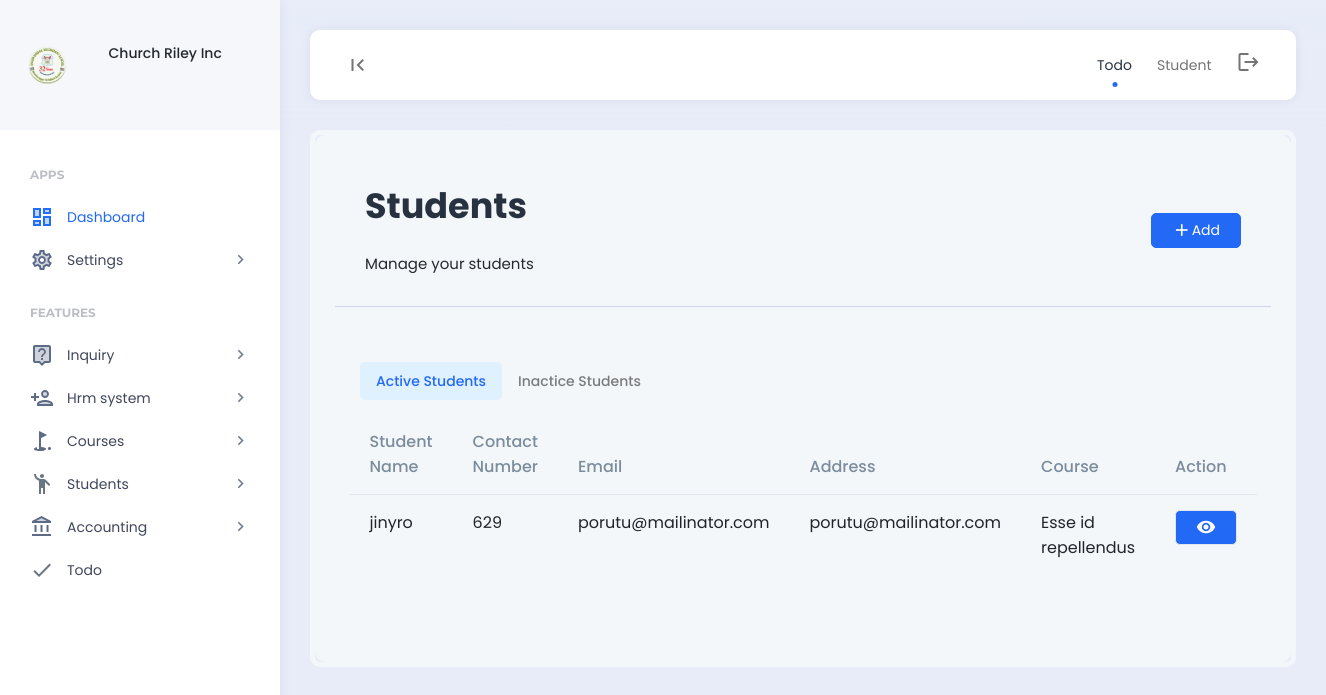
The page /student/ (signed in) on the database as committed earlier.
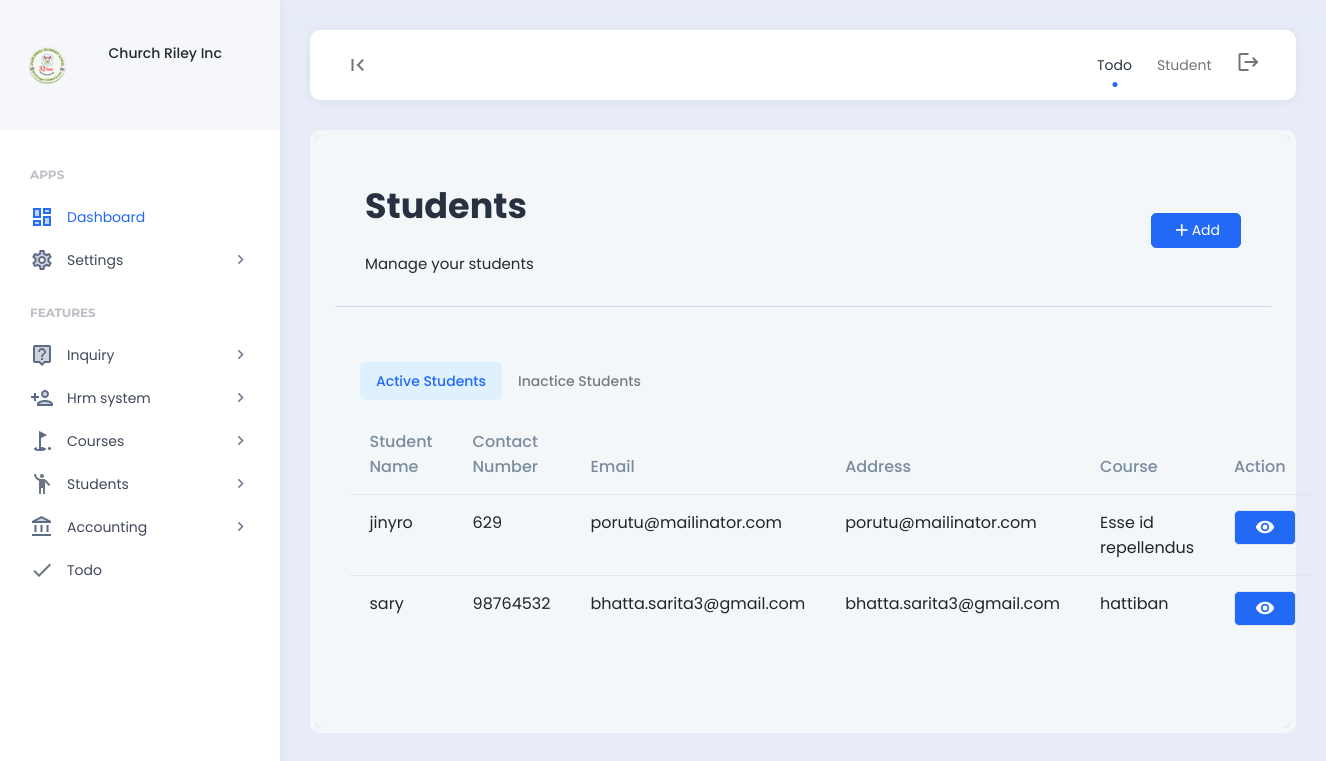
The same page on the database as committed later.
### student/models.py (models this page shows)
class Student(models.Model):
    user = models.OneToOneField(User, on_delete=models.CASCADE)
    address = models.CharField(max_length=255)
    contact = models.CharField(max_length=100)
    enrollment_type = models.ForeignKey(EnrollmentType, on_delete=models.SET_NULL, null=True, blank=True)
    source = models.ForeignKey(StudentSource, on_delete=models.SET_NULL, null=True, blank=True)
    stage = models.ForeignKey(StudentStage, on_delete=models.SET_NULL, null=True, blank=True)
    assigned_to = models.ManyToManyField(Employee)
    course = models.ManyToManyField(Course)
    log_status = models.BooleanField(default=True)
    active = models.BooleanField(default=True)
    date_modified = models.DateTimeField(auto_now=True)
    created = models.DateTimeField(auto_now_add=True)
    def __str__(self):
        return self.user.first_name
    class Meta:
        verbose_name_plural = "02. Student"

### student/views.py (the view)
# urls.py: path('', include('student.urls')),
def student(request):
    if 'read_student' in custom_data_views(request):
        active_student = Student.objects.filter(active=True)
        closed_student = Student.objects.filter(active=False)
        print(active_student,closed_student)
        context = {
            'active_student': active_student,
            'closed_student': closed_student
        }
        return render(request,'student/student.html', context)
    else:
        messages.info(request, "Unauthorized access.")
        return redirect('home')

### templates/student/student.html (shortened to what this page needs)
{% include 'header.html' %}
<div class="app-content">
    <div class="content-wrapper">
        <div class="example-container">
            <div class="example-content bg-light">
                <div class="page-description d-flex align-items-center">
                    <div class="page-description-content flex-grow-1">
                        <h1>Students</h1>
                        <span>Manage your students</span>
                    </div>
                    <div class="page-description-actions">
                        <a href="{% url 'add_student' %}" class="btn btn-primary"><i class="material-icons">add</i>Add</a>
                    </div>
                </div>
				<div class="example-container">
					<div class="example-content">
						<ul class="nav nav-pills mb-3" id="pills-tab" role="tablist">
							<li class="nav-item" role="presentation">
								<button class="nav-link active" id="pills-home-tab" data-bs-toggle="pill" data-bs-target="#pills-home" type="button" role="tab" aria-controls="pills-home" aria-selected="true">Active Students</button>
							</li>
							<li class="nav-item" role="presentation">
								<button class="nav-link" id="pills-profile-tab" data-bs-toggle="pill" data-bs-target="#pills-profile" type="button" role="tab" aria-controls="pills-profile" aria-selected="false">Inactice Students</button>
							</li>
						</ul>
						<div class="tab-content" id="pills-tabContent">
							<div class="tab-pane fade show active" id="pills-home" role="tabpanel" aria-labelledby="pills-home-tab">
								<div class="row">
									<table id="datable_1" class="table nowrap w-100 mb-5">
										<thead>
											<tr>
												<th>Student Name</th>
												<th>Contact Number</th>
												<th>Email</th>
												<th>Address</th>
												<th>Course</th>
												<th>Action</th>
											</tr>
										</thead>
										<tbody>
											{% for student in active_student %}
											<tr>
												<td>{{student.user}}</td>
												<td>{{student.contact}}</td>
												<td>{{student.user.email}}</td>
												<td>{{student.user.email}}</td>
												<td>{{student.address}}</td>
												<td>
													<div class="d-flex align-items-center">
														<div class="d-flex">
															{% if 'read_student' in permissions %}
															<a href="{% url 'view_student' id=student.id %}" class="btn btn-primary"><i class="material-icons">visibility</i></a>
															{% endif %}
														</div>
													</div>
												</td>
											</tr>
											{% endfor %}
										</tbody>
									</table>
								</div>
							</div>
						</div>
					</div>
				</div>
            </div>
        </div>
    </div>
</div>
{% include 'footer.html' %}

Rows that differ between the two databases and show on the page:
added Student: user "sary", contact "98764532", user.email "bhatta.sarita3@gmail.com", address "hattiban"
